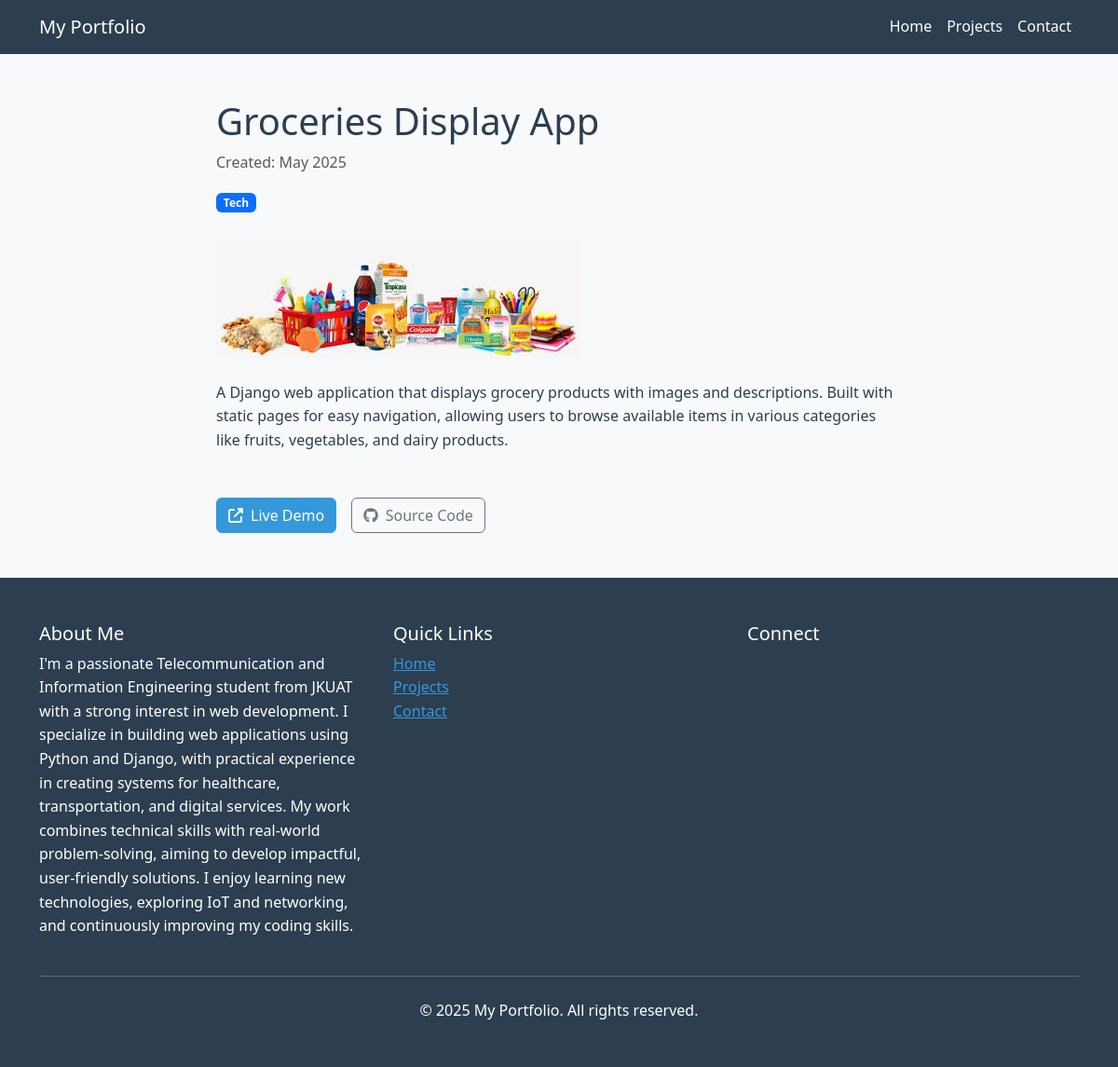
/projects/1/, run on the app's committed database.
### Jack/models.py (models this page shows, shortened)
class Project(models.Model):
    title = models.CharField(max_length=200)
    description = models.TextField()
    image = models.ImageField(upload_to='projects/')
    demo_link = models.CharField(max_length=255, blank=True)
    source_code_link = models.CharField(max_length=255, blank=True)
    technologies = models.CharField(max_length=200)
    created_at = models.DateTimeField(auto_now_add=True)
    updated_at = models.DateTimeField(auto_now=True)

### Jack/views.py (the view)
# urls.py: path('projects/<int:pk>/', ProjectDetailView.as_view(), name='project-detail'),
class ProjectDetailView(DetailView):
    model = Project
    template_name = 'project_details.html'

### Jack/templates/project_details.html
{% extends 'base.html' %}
{% block content %}
<section class="py-5">
    <div class="container">
        <div class="row">
            <div class="col-lg-8 mx-auto">
                <div class="mb-4">
                    <h1>{{ object.title }}</h1>
                    <p class="text-muted">Created: {{ object.created_at|date:"F Y" }}</p>
                    <div class="mb-3">
                        {% for tech in object.technologies.split %}
                        <span class="badge bg-primary">{{ tech }}</span>
                        {% endfor %}
                    </div>
                </div>
                <img src="{{ object.image.url }}" alt="{{ object.title }}" class="img-fluid rounded mb-4">
                <div class="mb-5">
                    {{ object.description|linebreaks }}
                </div>
                <div class="d-flex gap-3">
                    {% if object.demo_link %}
                    <a href="{{ object.demo_link }}" class="btn btn-primary" target="_blank">
                        <i class="fas fa-external-link-alt me-2"></i>Live Demo
                    </a>
                    {% endif %}
                    {% if object.source_code_link %}
                    <a href="{{ object.source_code_link }}" class="btn btn-outline-secondary" target="_blank">
                        <i class="fab fa-github me-2"></i>Source Code
                    </a>
                    {% endif %}
                </div>
            </div>
        </div>
    </div>
</section>
{% endblock %}

### Jack/static/style.css (style rules this page uses)
body { font-family: 'Segoe UI', Tahoma, Geneva, Verdana, sans-serif; line-height: 1.6; color: #2c3e50; background-color: #f8f9fa; }
.btn-primary { background-color: #3498db; border-color: #3498db; }
.badge { background-color: #2ecc71; color: white; margin-right: 5px; margin-bottom: 5px; }
html { scroll-behavior: smooth; }

### data on the page
Project: title "Groceries Display App", created_at "May 2025", split "Tech", image (picture), description "A Django web application that displays grocery products with images and descriptions. Built with static pages for easy navigation, allowing users to browse available items in various categories like fruits, vegetables, and dairy products."
